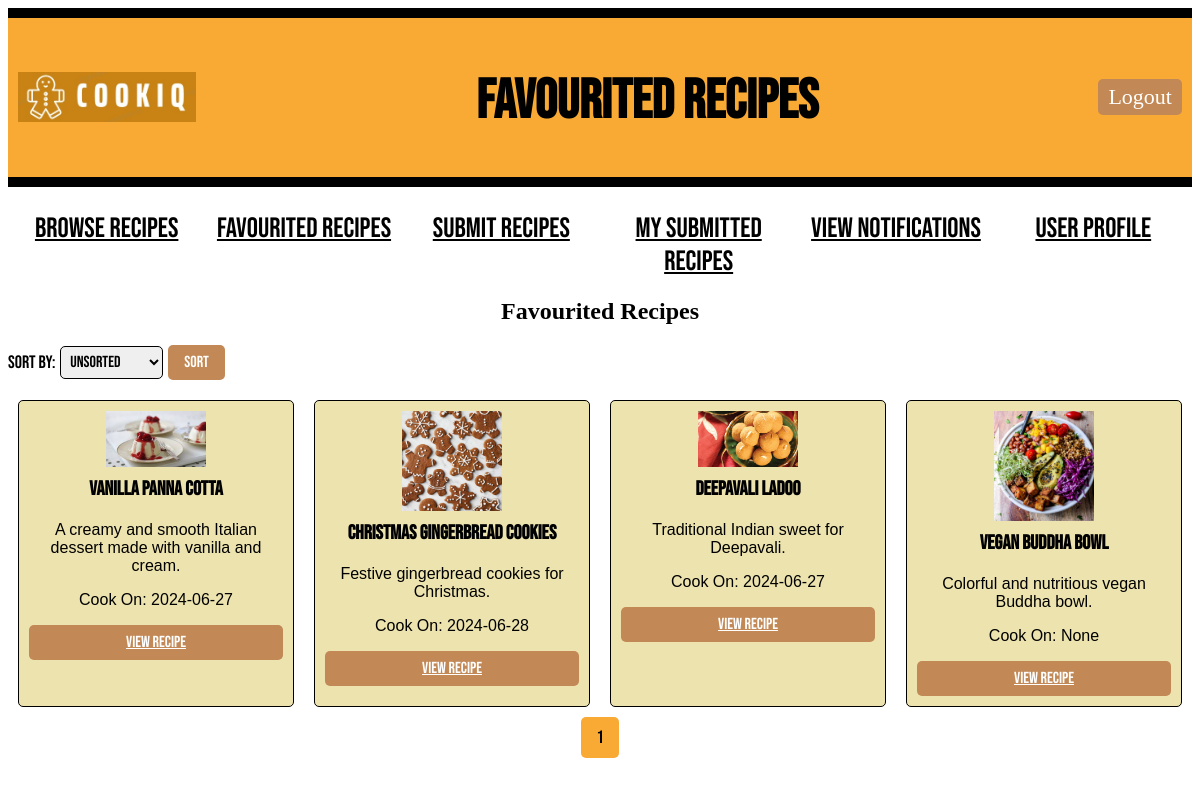
The page /user/1/favouritedrecipe (signed in) on the database its author committed.
### models.py (models this page shows, shortened)
class Recipe(db.Model):
    id = db.Column(db.Integer, primary_key=True)
    recipe_name = db.Column(db.String(100), nullable=False)
    description = db.Column(db.Text, nullable=False)
    ingredients = db.Column(db.Text, nullable=False)
    steps = db.Column(db.Text, nullable=False)
    difficulty = db.Column(db.Integer, nullable=False)
    time_required = db.Column(db.Integer, nullable=False)
    serving_size = db.Column(db.Integer, nullable=False)
    submitted_at = db.Column(db.DateTime(timezone=True), default=lambda: datetime.now(timezone('Asia/Kuala_Lumpur')))
    approved = db.Column(db.Boolean, default=False)
    user_id = db.Column(db.Integer, db.ForeignKey('user.id', name='fk_recipe_user'), nullable=False)
    image_path = db.Column(db.String(255))  # Path to the image file
    submitted_by = db.Column(db.String(100), nullable=False)
    comments = db.relationship('Comment', backref='recipe', cascade="all, delete-orphan", lazy=True)
    reports = db.relationship('Report', back_populates='recipe', cascade="all, delete-orphan")
    categories = db.relationship('Category', secondary=recipe_category_association, backref=db.backref('recipes', lazy='dynamic'))

### main.py (the view)
@app.route("/user/<int:user_id>/favouritedrecipe")
def favouritedrecipe(user_id):
    if "user_id" not in session or session["user_id"] != user_id:
        return redirect(url_for("login"))
    user = User.query.get_or_404(user_id)
    page = request.args.get('page', 1, type=int)
    per_page = 20
    favourited_recipes_with_cook_on = db.session.query(Recipe, FavouriteRecipe.cook_on)\
        .join(FavouriteRecipe, Recipe.id == FavouriteRecipe.recipe_id)\
        .filter(FavouriteRecipe.user_id == user_id)\
        .paginate(page=page, per_page=per_page, error_out=False)
    recipes_with_cook_on = favourited_recipes_with_cook_on.items
    sort_by = request.args.get("sort_by", "none")
    if sort_by == "alphabetical":
        recipes_with_cook_on = sorted(recipes_with_cook_on, key=lambda r: r[0].recipe_name)
    elif sort_by == "cook_on":
        recipes_with_cook_on = sorted(recipes_with_cook_on, key=lambda r: r[1] if r[1] else date.min)
    return render_template("favourited_recipe.html", user=user, recipes=recipes_with_cook_on, pagination=favourited_recipes_with_cook_on, sort_by=sort_by)

### templates/favourited_recipe.html (shortened to what this page needs)
<!DOCTYPE html>
<html>
<head>
    <link rel="stylesheet" type="text/css" href="{{ url_for('static', filename='style.css') }}">
</head>
<body>
    <div class="header">
        <div class="logo-container">
            <img style="height: 50px; padding-bottom: 30px;" src="{{ url_for('static', filename='Logo_CookiQ.jpeg') }}" alt="Logo_CookiQ">
        </div>
        <h1 class="title">Favourited Recipes</h1>
        <a href="{{ url_for('logout') }}" class="LogOutButton">Logout</a>
    </div>
    <div class="classification">
        <ul>
            <li><a href="{{ url_for('browse_recipes', user_id=user.id) }}" class="nav-button">Browse Recipes</a></li>
            <li><a href="{{ url_for('favouritedrecipe', user_id=user.id)}}" class="nav-button">Favourited Recipes</a></li>
            <li><a href="{{ url_for('recipesubmission', user_id=user.id) }}" class="nav-button">Submit Recipes</a></li>
            <li><a href="{{ url_for('submitted_recipes', user_id=user.id) }}" class="nav-button">My Submitted Recipes</a></li>
            <li><a href="{{ url_for('view_notifications', user_id=user.id) }}" class="nav-button">View Notifications</a></li>
            <li><a href="{{ url_for('user_profile', user_id=user.id) }}" class="nav-button">User Profile</a></li>
        </ul>
    </div>
    <div class="recipes">
        <h2 class="centertext">Favourited Recipes</h2>
        <div class="sort-selection">
            <form method="GET" action="{{ url_for('favouritedrecipe', user_id=user.id) }}">
                <label for="sort_by">Sort By:</label>
                <select name="sort_by" id="sort_by">
                    <option value="none" {% if sort_by == "none" %}selected{% endif %}>Unsorted</option>
                </select>
                <button type="submit">Sort</button>
            </form>
        </div>
        {% if recipes %}
        {% for i in range(0, recipes|length, 4) %}
        <div class="recipe-row">
            {% for recipe in recipes[i:i+4] %}
            <div class="recipe-card">
                <img src="/static/{{ recipe[0].image_path }}" alt="Recipe Image" style="max-width: 100px;">
                <h3>{{ recipe[0].recipe_name }}</h3>
                <p>{{ recipe[0].description }}</p>
                <p>Cook On: {{ recipe[1] }}</p>
                <a href="{{ url_for('recipe', user_id=user.id, recipe_id=recipe[0].id, source='favouritedrecipe') }}">View Recipe</a>
            </div>
            {% endfor %}
        </div>
        {% endfor %}
        {% else %}
        <p>No favourited recipes yet.</p>
        {% endif %}
    </div>
    <div class="pagination">
        {% for number in pagination.iter_pages() %}
            {% if pagination.page != number %}
                <span>
                    <a class='page-number' href="{{ url_for('favouritedrecipe', user_id=user.id, page=number, sort_by=sort_by) }}">
                        {{ number }}
                    </a>
                </span>
            {% else %}
                <span class='current-page-number'>{{ number }}</span>
            {% endif %}
        {% endfor %}
    </div>
</body>
</html>

### static/style.css (style rules this page uses)
.header { display: flex; align-items: center; justify-content: space-between; background-color: #f8aa35; border-top: 10px solid #000; border-bottom: 10px solid #000; margin-bottom: 20px; padding: 5px 10px; }
.logo-container { display: flex; align-items: center; margin-top: 30px; }
.centertext { text-align: center; }
.title { font-family: 'Bebas Neue', sans-serif; font-size: 55px; color: rgb(0, 0, 0); margin-top: 45px; }
.nav-button { border: none; color: rgb(0, 0, 0); }
.MainButton, .HomeButton, .LogOutButton { padding: 5px 10px; border-radius: 5px; background-color: #c28855; color: #fff; font-size: 22px; font-weight: 300; cursor: pointer; text-decoration: none; left: 20px; }
.classification ul { text-align: center; display: flex; padding-top: 5px; padding-left: 0px; }
.classification li { font-family: 'Bebas Neue', sans-serif; font-size: 28px; font-weight: 300; text-transform: uppercase; display: inline-block; width: 100%; }
.recipe-row, .user-row { display: flex; justify-content: center; margin-bottom: 20px; }
.recipe-card, .user-card { width: 45%; margin: 0 10px; padding: 10px; border: 1px solid #000; border-radius: 5px; background-color: #ece3ae; text-align: center; }
.recipe-card h3, .user-card h3 { margin-top: 0; font-family: 'Bebas Neue', sans-serif; font-size: 20px; }
.recipe-card p, .user-card p { font-family: 'Franklin Gothic Medium', 'Arial Narrow', Arial, sans-serif; text-align: center; }
.recipe-card img { display: block; margin: 0 auto 10px; max-width: 100%; height: auto; }
.recipe-card a { display: block; margin-top: 10px; }
.category-selection button, .search-bar button, .users button, .recipe-card a, .delete-button { padding: 8px 16px; border: none; cursor: pointer; border-radius: 5px; font-family: 'Bebas Neue', sans-serif; font-size: 16px; background-color: #c28855; color: #fff; transition: background-color 0.3s; }
.sort-selection { margin-bottom: 20px; }
.sort-selection form { display: flex; align-items: center; }
.sort-selection label { font-family: 'Bebas Neue', sans-serif; font-size: 18px; margin-right: 5px; }
.sort-selection select { font-family: 'Bebas Neue', sans-serif; font-size: 16px; padding: 5px; border: 1px solid #000; border-radius: 5px; margin-right: 5px; }
.sort-selection button { padding: 8px 16px; border: none; cursor: pointer; border-radius: 5px; font-family: 'Bebas Neue', sans-serif; font-size: 16px; background-color: #c28855; color: #fff; transition: background-color 0.3s; }
.pagination { text-align: center; margin-top: 20px; margin-bottom: 20px; font-family: 'Bebas Neue', sans-serif; }
.pagination a, .pagination span { margin: 0 5px; padding: 10px 15px; border-radius: 5px; text-decoration: none; font-size: 18px; background-color: #c28855; color: #fff; transition: background-color 0.3s; }
.pagination span.current-page-number { background-color: #f8aa35; color: #000; cursor: default; }

### rows shown on the page
Recipe: image_path (picture), recipe_name "Vanilla Panna Cotta", description "A creamy and smooth Italian dessert made with vanilla and cream.", recipe "2024-06-27"
Recipe: image_path (picture), recipe_name "Christmas Gingerbread Cookies", description "Festive gingerbread cookies for Christmas.", recipe "2024-06-28"
Recipe: image_path (picture), recipe_name "Deepavali Ladoo", description "Traditional Indian sweet for Deepavali.", recipe "2024-06-27"
Recipe: image_path (picture), recipe_name "Vegan Buddha Bowl", description "Colorful and nutritious vegan Buddha bowl.", recipe "None"

### other values the page prints
{{ number }} "1"
